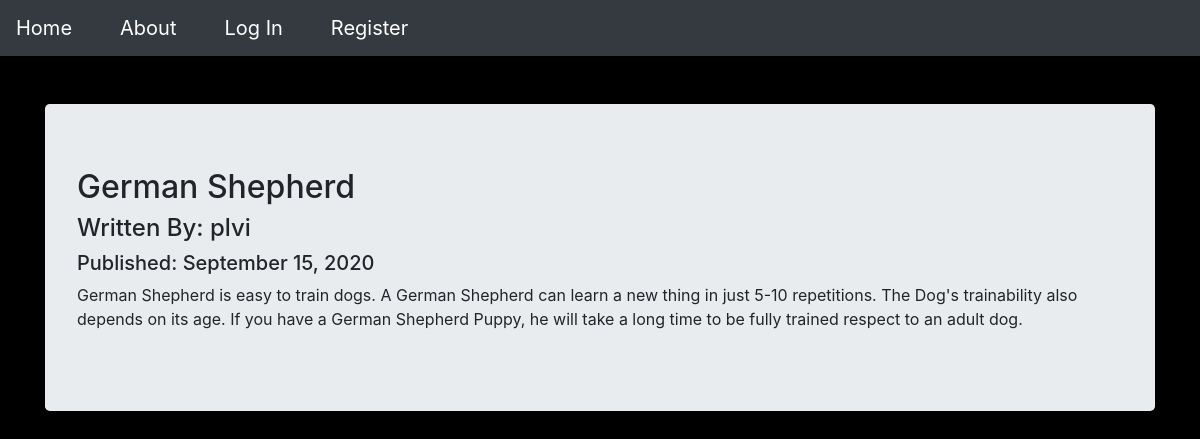
Page /3 on the committed database.
### puppycompanyblog/models.py (models this page shows, shortened)
class BlogPost(db.Model):
    users = db.relationship(User)
    id = db.Column(db.Integer, primary_key=True)
    user_id = db.Column(db.Integer, db.ForeignKey('users.id'), nullable=False)
    date = db.Column(db.DateTime, nullable=False, default=datetime.utcnow)
    title = db.Column(db.String(140), nullable=False)
    text = db.Column(db.Text, nullable=False)

class User(db.Model, UserMixin):
    __tablename__ = 'users'
    id = db.Column(db.Integer, primary_key=True)
    profile_image = db.Column(
        db.String(64), nullable=False, default='default_profile.jpg')
    email = db.Column(db.String(64), unique=True, index=True)
    username = db.Column(db.String(64), unique=True, index=True)
    pasword_hash = db.Column(db.String(128))
    posts = db.relationship('BlogPost', backref='author', lazy=True)

### puppycompanyblog/users/views.py (the view)
@users.route('/<username>')
def user_posts(username):
    page = request.args.get('page', 1, type=int)
    user = User.query.filter_by(username=username).first_or_404()
    blog_posts = BlogPost.query.filter_by(author=user).order_by(
        BlogPost.date.desc()).paginate(page=page, per_page=3)
    return render_template('user_blog_posts.html', blog_posts=blog_posts, user=user)

### puppycompanyblog/blog_posts/views.py (called while the page is built)
@blog_posts.route('/<int:blog_post_id>')
def blog_post(blog_post_id):
    blog_post = BlogPost.query.get_or_404(blog_post_id)
    return render_template('blog_post.html', title=blog_post.title, date=blog_post.date, post=blog_post)

### puppycompanyblog/templates/blog_post.html (shortened to what this page needs)
{% extends 'base.html' %} {% block content %}
<div class="jumbotron">
  <h2>{{post.title}}</h2>
  <h4>Written By: {{post.author.username}}</h4>
  <h5>Published: {{post.date.strftime('%B %d, %Y')}}</h5>
  <p>{{post.text}}</p>
</div>
{% endblock %}

### rows in the picture
BlogPost: title "German Shepherd", date "September 15, 2020", text "German Shepherd is easy to train dogs. A German Shepherd can learn a new thing in just 5-10 repetitions. The Dog's trainability also depends on its age. If you have a German Shepherd Puppy, he will take a long time to be fully trained respect to an adult dog."
User: author.username "plvi"
